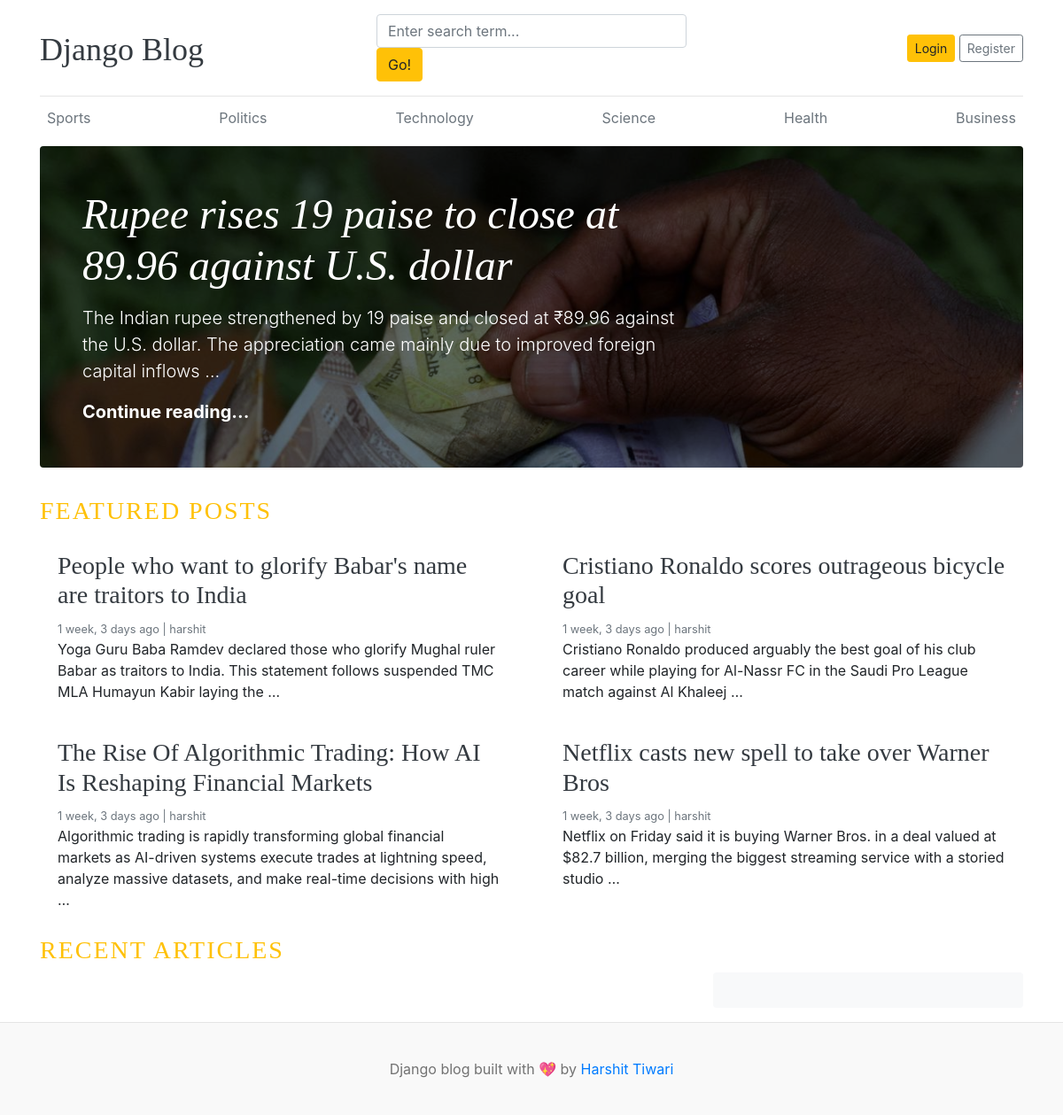
The app's page /, older data.
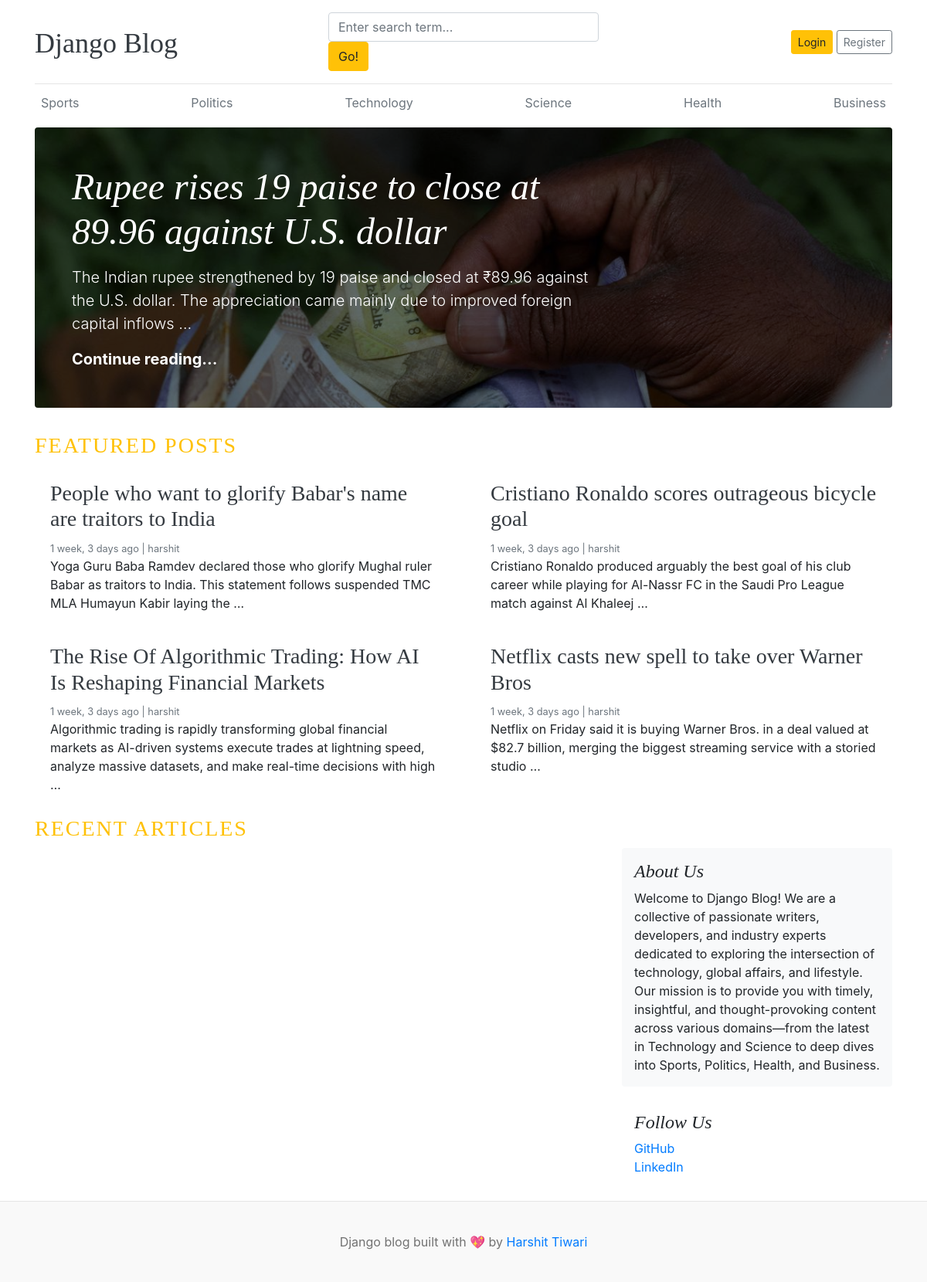
The same page, newer data.
### blogs/models.py (models this page shows, shortened)
class Category(models.Model):
    category_name = models.CharField(max_length=50, unique=True)
    created_at = models.DateTimeField(auto_now_add=True)
    updated_at = models.DateTimeField(auto_now=True)
    class Meta:
        verbose_name_plural = 'categories'

class Blog(models.Model):
    title = models.CharField(max_length=100)
    slug = models.SlugField(max_length=150, unique=True, blank=True)
    category = models.ForeignKey(Category, on_delete=models.CASCADE)
    author = models.ForeignKey(User, on_delete=models.CASCADE)
    featured_image = models.ImageField(upload_to='uploads/%Y/%m/%d')
    short_description = models.TextField(max_length=500)
    blog_body = models.TextField(max_length=2000)
    status = models.CharField(max_length=20, choices=STATUS_CHOICES, default="Default")
    is_featured = models.BooleanField(default=False)
    created_at = models.DateTimeField(auto_now_add=True)
    updated_at = models.DateTimeField(auto_now=True)

### abouts/models.py (models this page shows, shortened)
class About(models.Model):
    about_heading = models.CharField(max_length=25)
    about_description = models.TextField(max_length=400)
    created_at = models.DateTimeField(auto_now_add=True)
    updated_at = models.DateTimeField(auto_now=True)
    class Meta:
        verbose_name_plural = 'About'

class SocialLink(models.Model):
    platform = models.CharField(max_length=30)
    link = models.URLField(max_length=100)
    created_at = models.DateTimeField(auto_now_add=True)
    updated_at = models.DateTimeField(auto_now=True)

### blog_main/views.py (the view)
# urls.py: 2. Add a URL to urlpatterns:  path('', views.home, name='home')
def home(request):
    categories = Category.objects.all()
    featured_posts = Blog.objects.filter(is_featured=True, status='Published').order_by('updated_at')
    posts = Blog.objects.filter(is_featured=False, status='Published')
    try:
        about = About.objects.get()
    except:
        about = None
    context = {
        'featured_posts' : featured_posts,
        'posts' : posts,
        'about' : about,
    }
    return render(request, 'home.html', context)

### blogs/context_processors.py (called while the page is built)
def get_categories(request):
    categories = Category.objects.all()
    return dict(categories=categories)

def get_social_links(request):
    social_links = SocialLink.objects.all()
    return dict(social_links=social_links)

### templates/home.html (shortened to what this page needs)
{% extends 'base.html' %}
    {% block content %}
        {% for post in featured_posts %}
        {% if forloop.first %}
        <div class="jumbotron p-3 p-md-5 text-white rounded bg-dark"
            style="background-image: url({{ post.featured_image.url }});background-blend-mode: overlay;background-size:cover;">
            <div class="col-md-8 px-0">
                <h1 class="display-4 font-italic">{{ post.title }}</h1>
                <p class="lead my-3">{{ post.short_description | truncatewords:25}}</p>
                <p class="lead mb-0"><a href="{% url 'blogs' post.slug %}" class="text-white font-weight-bold">Continue reading...</a></p>
            </div>
        </div>
        {% endif %}
        {% endfor %}
        <h3 class="text-uppercase text-warning" style="letter-spacing: 2px;">Featured Posts</h3>
        <div class="row mb-2">
            {% for post in featured_posts %}
            {% if not forloop.first %}
            <div class="col-md-6">
                <div class="card border-0">
                    <div class="card-body">
                        <h3> <a href="{% url 'blogs' post.slug %}" class="text-dark"> {{ post.title }}</a></h3>
                        <small class="mb-1 text-muted">{{ post.created_at | timesince }} ago | {{ post.author }}</small>
                        <p class="card-text">{{ post.short_description | truncatewords:25}}</p>
                    </div>
                </div>
            </div>
            {% endif %}
            {% endfor %}
        </div>
        <h3 class="text-uppercase text-warning" style="letter-spacing: 2px;">Recent Articles</h3>
        <main role="main" class="container p-0">
            <div class="row">
                <div class="col-md-8 blog-main">
                </div>
                <aside class="col-md-4 blog-sidebar">
                    <div class="p-3 mb-3 bg-light rounded">
                        <h4 class="font-italic">{{ about.about_heading }}</h4>
                        <p class="mb-0">{{ about.about_description }}</p>
                    </div>
                    {% if social_links %}
                    <div class="p-3">
                        <h4 class="font-italic">Follow Us</h4>
                        <ol class="list-unstyled">
                            {% for i in social_links %}
                            <li><a href="{{ i.link }}" target="_blank">{{ i.platform }}</a></li>
                            {% endfor %}
                        </ol>
                    </div>
                    {% endif %}
                </aside>
            </div>
        </main>
    </div>
{% endblock %}

### templates/base.html (shortened to what this page needs)
{% load static %}
<!DOCTYPE html>
<html lang="en">
<head>
    <link href="https://getbootstrap.com/docs/4.0/dist/css/bootstrap.min.css" rel="stylesheet">
    <link href="{% static 'css/blog.css' %}" rel="stylesheet">
</head>
<body>
    <div class="container">
        <header class="blog-header py-3">
            <div class="row flex-nowrap justify-content-between align-items-center">
                <div class="col-4 pt-1">
                    <a class="blog-header-logo text-dark" href="/">Django Blog</a>
                </div>
                <div class="col-4">
                    <form action="{% url 'search' %}" method="GET">
                        <input class="form-control" type="text" name="keyword" value="{{keyword}}" placeholder="Enter search term..." aria-label="Enter search term..." aria-describedby="button-search" />
                        <button type="submit" class="btn btn-warning" id="button-search" type="button">Go!</button>
                    </form>
                </div>
                <div class="col-4 d-flex justify-content-end align-items-center">
                    {% if not user.is_authenticated %}
                    <a class="btn btn-sm btn-warning" href="{% url 'login' %}">Login</a> &nbsp;
                    <a class="btn btn-sm btn-outline-secondary" href="{% url 'register' %}">Register</a>
                    {% else %}
                    <span>You are logged in a as {{ user }}</span>
                    &emsp;
                    <span><a href="{% url 'logout' %}">Logout</a></span>
                    {% endif %}
                </div>
            </div>
        </header>
        <div class="nav-scroller py-1 mb-2">
            <nav class="nav d-flex justify-content-between">
                {% for cat in categories %}
                <a class="p-2 text-muted" href="{% url 'posts_by_category' cat.id %}">{{ cat.category_name }}</a>
                {% endfor %}
        </div>
{% block content %}
{% endblock %}
 <footer class="blog-footer">
        <p>Django blog built with 💖 by <a href="#">Harshit Tiwari</a></p>
    </footer>
</body>
</html>

Row changes from the older to the newer data that the page shows:
added About: about_heading "About Us", about_description "Welcome to Django Blog! We are a collective of passionate writers, developers, and industry experts dedicated to exploring the intersection of technology, global affairs, and lifestyle. Our mission is to provide you with timely, insightful, and thought-provoking content across various domains—from the latest in Technology and Science to deep dives into Sports, Politics, Health, and Business."
added SocialLink: platform "GitHub"
added SocialLink: platform "LinkedIn"
Text that changed along with them:
text now shown: "Follow Us"
